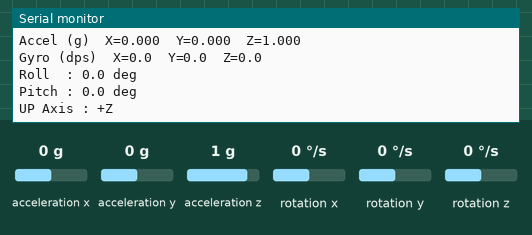
Simulated run of this sketch. Board: ESP32. Shown: the last lines printed to the serial monitor. Wiring (inferred from the names in the program): MPU-6050 motion sensor at I2C address 0x68. The inputs (shaded band) are chosen by the test bench; at power-on: acceleration x 0 g, acceleration y 0 g, acceleration z 1 g, rotation x 0 °/s, rotation y 0 °/s, rotation z 0 °/s.

Above: at 2.3 s.
2.4 s: acceleration x set to -1.4 g
At 2.59 s:
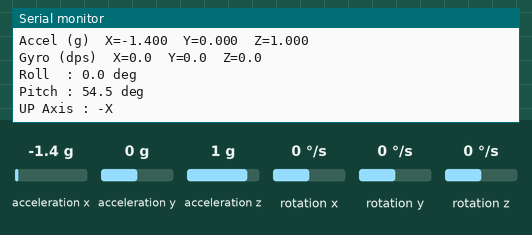
4.1 s: acceleration y set to -1.4 g
At 4.41 s:
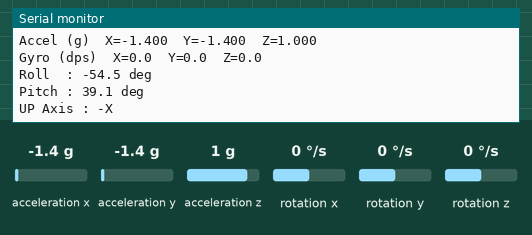
5.6 s: acceleration x set to -0.8 g
At 5.97 s:
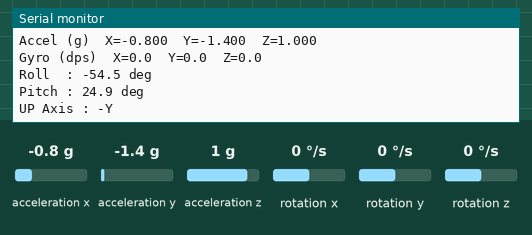
7.5 s: acceleration z set to -1.4 g
At 7.78 s:
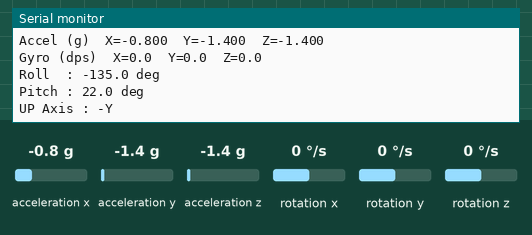
9.0 s: rotation x set to -192 °/s
Timing chart, 0 to 11.5 s (numbered marks = the images above; inputs shaded):
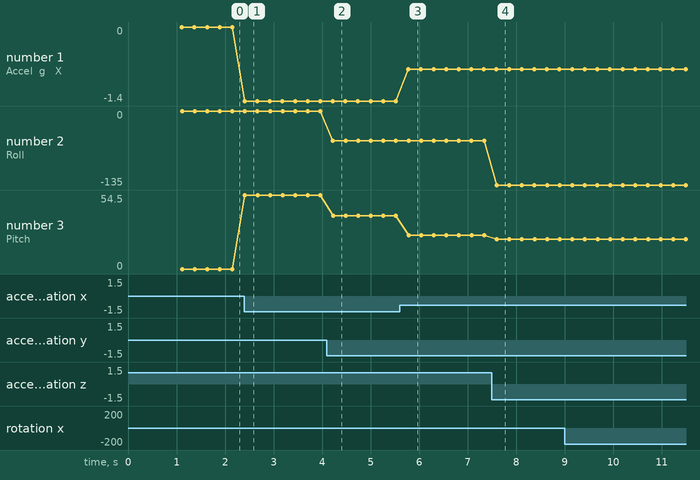

The sketch:

mpu6050_orientation.ino
```cpp
/*
==========================================================
MPU6050 Orientation Tester
ESP32 Dev Module
SDA -> GPIO21
SCL -> GPIO22
I2C Address -> 0x68
==========================================================
*/

#include <Wire.h>

#define MPU_ADDR 0x68

// MPU6050 Registers
#define PWR_MGMT_1 0x6B
#define ACCEL_XOUT_H 0x3B

int16_t ax, ay, az;
int16_t gx, gy, gz;

void writeRegister(uint8_t reg, uint8_t value)
{
  Wire.beginTransmission(MPU_ADDR);
  Wire.write(reg);
  Wire.write(value);
  Wire.endTransmission();
}

void readMPU()
{
  Wire.beginTransmission(MPU_ADDR);
  Wire.write(ACCEL_XOUT_H);
  Wire.endTransmission(false);

  Wire.requestFrom(MPU_ADDR, 14, true);

  ax = Wire.read() << 8 | Wire.read();
  ay = Wire.read() << 8 | Wire.read();
  az = Wire.read() << 8 | Wire.read();

  Wire.read(); // Temperature High
  Wire.read(); // Temperature Low

  gx = Wire.read() << 8 | Wire.read();
  gy = Wire.read() << 8 | Wire.read();
  gz = Wire.read() << 8 | Wire.read();
}

void setup()
{
  Serial.begin(115200);
  delay(1000);

  Wire.begin(21, 22);
  Wire.setClock(400000);

  writeRegister(PWR_MGMT_1, 0x00); // Wake MPU6050

  delay(100);

  Serial.println();
  Serial.println("====================================");
  Serial.println(" MPU6050 ORIENTATION TEST");
  Serial.println(" Address : 0x68");
  Serial.println("====================================");
}

void loop()
{
  readMPU();

  float Ax = ax / 16384.0;
  float Ay = ay / 16384.0;
  float Az = az / 16384.0;

  float Gx = gx / 131.0;
  float Gy = gy / 131.0;
  float Gz = gz / 131.0;

  float roll = atan2(Ay, Az) * 180.0 / PI;
  float pitch = atan2(-Ax, sqrt(Ay * Ay + Az * Az)) * 180.0 / PI;

  Serial.println("------------------------------------");

  Serial.print("Accel (g)");
  Serial.print("\tX=");
  Serial.print(Ax, 3);
  Serial.print("\tY=");
  Serial.print(Ay, 3);
  Serial.print("\tZ=");
  Serial.println(Az, 3);

  Serial.print("Gyro (dps)");
  Serial.print("\tX=");
  Serial.print(Gx, 1);
  Serial.print("\tY=");
  Serial.print(Gy, 1);
  Serial.print("\tZ=");
  Serial.println(Gz, 1);

  Serial.print("Roll  : ");
  Serial.print(roll, 1);
  Serial.println(" deg");

  Serial.print("Pitch : ");
  Serial.print(pitch, 1);
  Serial.println(" deg");

  float maxAxis = max(max(fabs(Ax), fabs(Ay)), fabs(Az));

  Serial.print("UP Axis : ");

  if (maxAxis == fabs(Ax))
    Serial.println(Ax > 0 ? "+X" : "-X");
  else if (maxAxis == fabs(Ay))
    Serial.println(Ay > 0 ? "+Y" : "-Y");
  else
    Serial.println(Az > 0 ? "+Z" : "-Z");

  delay(250);
}
```

Measured:
- after the input at 2.4 s, the serial monitor: prints a new line at once (image 1)
- after the input at 4.1 s, the serial monitor: prints a new line after 0.12 s (image 2)
- after the input at 5.6 s, the serial monitor: prints a new line after 0.18 s (image 3)
- after the input at 7.5 s, the serial monitor: prints a new line after 0.09 s (image 4)
- plotted number 1: 0 → -1.4 after the input at 2.4 s, -1.4 → -0.8 after the input at 5.6 s
- plotted number 2: 0 → -54.5 after the input at 4.1 s, -54.5 → -135 after the input at 7.5 s
- plotted number 3: 0 → 54.5 after the input at 2.4 s, 54.5 → 39.1 after the input at 4.1 s, 39.1 → 24.9 after the input at 5.6 s, 24.9 → 22 after the input at 7.5 s
